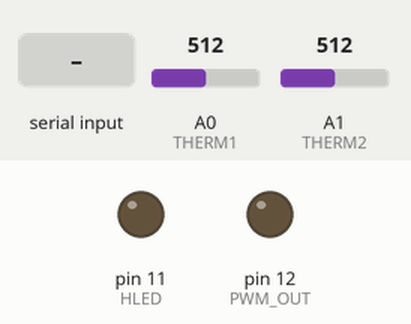
Bench run of a sketch on a simulated Arduino Uno, built with avr-gcc and run on an emulated ATmega328P. Shown: output pins drawn as LEDs (lit = HIGH). Inputs (shaded band) come from the test bench; at power-on: A0 (THERM1) = 512, A1 (THERM2) = 512. What the sketch prints to the serial monitor is not drawn.

Above: at 1.6 s.
1.7 s: "H90d" received over Serial
At 2.9 s:
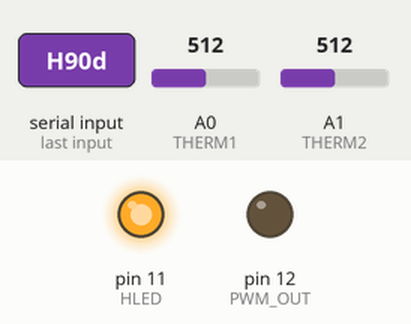
5.7 s: "O90d" received over Serial
At 7.1 s:
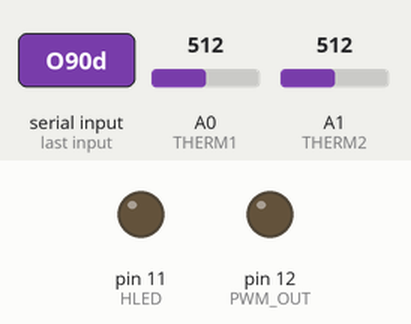
7.7 s: "H,45d" received over Serial
At 8.6 s:
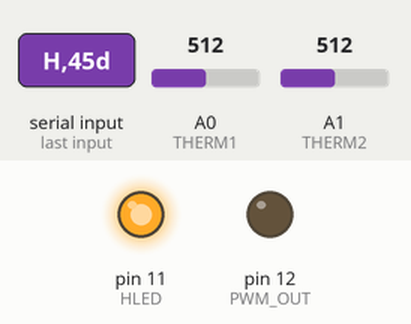
Timing chart, 0 to 10.7 s (numbered marks = the images above; inputs shaded):
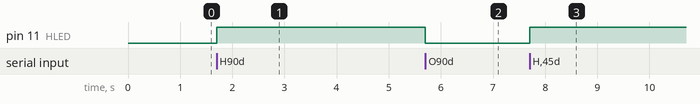

Measured:
- after the input at 1.7 s, pin 11 (HLED): LOW → HIGH at once
- after the input at 5.7 s, pin 11 (HLED): HIGH → LOW at once
- after the input at 7.7 s, pin 11 (HLED): LOW → HIGH at once

The sketch:

Sketch.ino
```cpp
#include <avr/pgmspace.h>
#include <EEPROM.h> //Needed for reading/writing to EEPROM
#include <ctype.h> //Needed for some additional type functions that arn't in default arduino
#include <PID_v1.h>//Needed for PID
#include <PID_AutoTune_v0.h> //Needed for Autotuner
//if you run into problems with this library you'll need to install it manually

//ENTER THIS
#define VOFFSETA 0 //in volts
#define VOFFSETB 0 //in volts
//
//pins
#define THERM1 A0
#define THERM2 A1
#define HLED 11 //heater LED
//give some sort of indication if the heater has been turned on
#define PWM_OUT 12 //heater coil

//EEPROM adresses for persistent stored variables
#define E_KP 101
#define E_KI 102
#define E_KD 103
#define E_TARGET 104

//min and max temperature values
#define MINVALIDTEMP 0
#define MAXVALIDTEMP 200

//PID/Autotune pid constants
//Autotune stuff
#define AUTOTUNESTEP 5 // 2% change in output
#define AUTOTUNENOISEBAND 1 // fluxuations of 1degree seems reasonable for now.
#define OUTPUTSTART 20
#define AUTOTUNELOOKBACK 20
double temp, PIDPWMout, targettemp, kp, ki, kd,voffset;
bool logdata, heating,tuning;
int Bytes2Read = 0;
int temporarytemp,toread, readpin,Itemp;
String StTemp;
PID myPID(&temp, &PIDPWMout, &targettemp,kp,ki,kd, DIRECT);
//direct because add heat(PWM) -> output++
// temp = input(from thermistor) PIDPWMout = pwm output for heater
//kp ki kd are PID values
PID_ATune aTune(&temp, &PIDPWMout);
//set up an autotuner

// LONG table
//from 0 to 200deg c in 5 degree increments
float in[] = { 100, 100.7228, 102.6745, 104.6232, 106.5691, 108.5121, 110.4522, 112.3894, 114.3237, 116.2551, 118.1836, 120.1093, 122.032, 123.9519, 125.8689, 127.783, 129.6942, 131.6025, 133.508, 135.4105, 137.3102, 139.207, 141.1009, 142.9919, 144.88, 146.7652, 148.6475, 150.527, 152.4035, 154.2772, 156.148, 158.0159, 159.8809, 161.743, 163.6023, 165.4586, 167.3121, 169.1627, 171.0104, 172.8552, 174.6971, 176.5361, 178.3722, 180.2055, 182.0359, 183.8633, 185.6879, 187.5096, 189.3284, 191.1444, 192.9574, 194.7675, 196.5748 };

void setup()
{
  //restore previous tunings
  kp = EEPROM.read(E_KP);
  ki = EEPROM.read(E_KI);
  kd = EEPROM.read(E_KD);
  targettemp = EEPROM.read(E_TARGET);
  //set PID stuff
  myPID.SetOutputLimits(0,255); //pwm output from 0-255
  aTune.SetNoiseBand(AUTOTUNENOISEBAND);
    aTune.SetOutputStep(AUTOTUNESTEP);
    aTune.SetLookbackSec(AUTOTUNELOOKBACK);
  //pin setup
  pinMode(PWM_OUT, OUTPUT);     // 24v output
  pinMode(HLED, OUTPUT);
  pinMode(THERM1 ,INPUT);    //thermistor 1 (brown and white)
  pinMode(THERM2 ,INPUT);    //thermistor 2 (green and white)

  Serial.begin(9600);
  Serial.flush();
    logdata = false;
  myPID.SetMode(AUTOMATIC);
  PrintCMDMessage();
  delay(200);
}

void loop() {

  Bytes2Read=Serial.available();
  if (Bytes2Read > 0)
  {
    int inByte = Serial.read();
    if (inByte>96) inByte=inByte-32;  //convert to upper case
  {
  switch (inByte)
    {
    case 'S':
    logdata = true;
      break;

      case 'X':
      logdata = false;
      break;

    case 'T':
    //set the temp, enter as 100d for 100 degrees
    //if you do something other than this then this section will be skipped
     StTemp= Serial.readStringUntil('d');
    temporarytemp = ConfirmTemp(StTemp);
    if (temporarytemp != -1) //-1 is error state
    //either contains something other than numbers or out of range
    {
      targettemp = temporarytemp;
      EEPROM.write(E_TARGET,targettemp);
    }
    break;

    case 'H':
    //set heating to on
    heating = true;
      digitalWrite(HLED,HIGH);
    break;

    case 'O':
    //turns heater off
    heating = false;
      digitalWrite(HLED,LOW);
     break;
    case 'A':
    //runs PID autotuner
    tuning = true;
    TunePID();
     break;

  }
  }
  }

//default behaviours
if (logdata)
  //log the data to serial in the form of
  //temp1,temp2\n
{
//analog to temp conversions
int therm1temp = analogRead(THERM1);
int therm2temp = analogRead(THERM2);
Serial.print(therm1temp);
Serial.print(",");
Serial.print(therm2temp);
Serial.println("");

//therm1temp = AnalogToResistance(therm1temp,1);
//therm2temp = AnalogToResistance(therm2temp,2);
//Serial.print(therm1temp);
//Serial.print(",");
//Serial.print(therm2temp);
//Serial.println(",");

//therm1temp = ResistanceToTemp(therm1temp,in,200);
//
//therm2temp = ResistanceToTemp(therm2temp,in,200);
//Serial.print(therm1temp);
//Serial.print(",");
//Serial.print(therm2temp);
//Serial.println(",");
delay(1000);
//print


}
if (heating)
{

  if (analogRead(THERM1) > analogRead(THERM2))
  {
    toread = THERM1;
    readpin = 1; //bad name - read thermistor 1 or 2
  }
  else
  {
    toread = THERM2;
    readpin=2;
  }
  temp = ResistanceToTemp(AnalogToResistance(analogRead(toread),readpin),in,200);
  myPID.Compute(); //updates PIDPWMout aka the PWM signal out based on input aka current temp
  analogWrite(PWM_OUT,PIDPWMout); // write that value to heater.
}
}


  int ConfirmTemp(String input)
  //validates input to see if it's a valid temp
  //returns -1 if an error occcurs (out of range, non numeric)
  //I miss pythons string handling.
  {
    bool valid = false;
    if (StTemp.length()!=0)
    {
      bool allNumbers = true;
      for (int ii=0;ii <= StTemp.length();ii++)
      {
        if (!isDigit(StTemp.charAt(ii)))
        {
        allNumbers = false;
        }
      }
    if(allNumbers)
    {
      Itemp = StTemp.toInt(); //integer temporary
      if (Itemp > MINVALIDTEMP && Itemp <MAXVALIDTEMP)
      {
        // a valid value has been entered
      valid = true;
      }
    }
    }
      if (valid)
      {
      return Itemp;
      }
      else
      {
        return -1;
      }
  }

void TunePID()
//set tuning to true and call this
{
    byte val = (aTune.Runtime()); //returns 1 once tuning is done, 0 if still needs to tune
    if (val!=0)
    {
      tuning = false;
    }
    if(!tuning)
    { //we're done, set the tuning parameters
      kp = aTune.GetKp();
      ki = aTune.GetKi();
      kd = aTune.GetKd();
      myPID.SetTunings(kp,ki,kd);
  EEPROM.write(E_KP, kp);
  EEPROM.write(E_KI, ki);
  EEPROM.write(E_KD, kd);
    }
}


double AnalogToResistance(int analog, int tempsensor)
{
  // Rx =    (R2*R3 + R3* (R1+R2)Vdiff/Vin )/ (R1- (R1+R2)*Vdiff/ Vin)
  //Don't know VB directly
  //But feeds through op amp
  // Vinto analog is  Voffset + (R7/R6)(vdiff)
  // where R7 = 10k, R6 = 1k (for op amp only)
  //rearrange to find vdiff
  if (tempsensor = 0)
{
  voffset = VOFFSETA;
}
if (tempsensor = 1)
{
  voffset = VOFFSETB;
}
  //for this section all resistors except thermistor = 100ohm, 5v input
  float vanalog = analog*(5/1023); // convert analogin to voltage. -> 10 bit ADC = 2^10-1 positions==1023
  float vdiff = (vanalog - voffset)/(10); //10 == gain
  float Rx = (100*100 + 100*(100*100)*vdiff/5)/(100-(100+100)*vdiff/5);
  //
  return Rx;
}


float ResistanceToTemp(float val, float* _in, uint8_t size)
//http://stackoverflow.com/questions/30012866/how-to-read-temperature-using-arduino-uno-board-with-pt100-rtd-sensor
//my table is in increments of 5 degrees starting at 0
{
  // calculate if value is out of range
  if (val < _in[0] ) return -0.99;
  if (val > _in[size-1] ) return 199.99;

  //  search for 'value' in _in array to get the position No.
  uint8_t pos = 0;
  while(val > _in[pos]) pos++;

  // handles the 'rare' equality case
  if (val == _in[pos]) return pos;

  float r1 = _in[pos-1];
  float r2 = _in[pos];
  int c1 = (pos-1)*5; //modification from original code - in 5degree increments
  int c2 = pos*5;

 return c1 + (val - r1) / (r2-r1) * (c2-c1);
}

void PrintCMDMessage()
{
  Serial.print("INSTRUCTIONS \n");
  Serial.println("NOTE: IF controling this via matlab it's worth using a newline character");
  Serial.println("S = Turn data logging out (Returns temp1 (Green and White),temp2(Brown and White) in degrees celcius");
  Serial.println("X = turn logging off");
  Serial.println("T = Set temperature. end tempereture with d to finish, will reject non valid: Example 100d");
  Serial.println("A = AutoTune PID");
  Serial.println("H = Heater on");
  Serial.println("O = Heater off");
}


void printDouble( double val, unsigned int precision){
// prints val with number of decimal places determine by precision
// NOTE: precision is 1 followed by the number of zeros for the desired number of decimial places
// example: printDouble( 3.1415, 100); // prints 3.14 (two decimal places)

   Serial.print (int(val));  //prints the int part
   Serial.print("."); // print the decimal point
   unsigned int frac;
   if(val >= 0)
     frac = (val - int(val)) * precision;
   else
      frac = (int(val)- val ) * precision;
   int frac1 = frac;
   while( frac1 /= 10 )
       precision /= 10;
   precision /= 10;
   while(  precision /= 10)
       Serial.print("0");

   Serial.println(frac,DEC) ;
}
```
